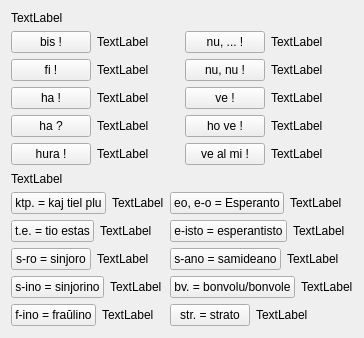
     <widget class="QWidget" name="tab_10">
      <attribute name="icon">
       <iconset resource="ikonoj.qrc">
        <normaloff>:/ikonoj/leciono.png</normaloff>:/ikonoj/leciono.png</iconset>
      </attribute>
      <attribute name="title">
       <string>10</string>
      </attribute>
      <layout class="QVBoxLayout" name="verticalLayout_114" stretch="0,0,1,0,0,3">
       <item>
        <widget class="titolo" name="Lec11_Label4">
         <property name="text">
          <string>TextLabel</string>
         </property>
        </widget>
       </item>
       <item>
        <layout class="QHBoxLayout" name="horizontalLayout_201">
         <item>
          <layout class="QVBoxLayout" name="verticalLayout_110">
           <item>
            <layout class="QHBoxLayout" name="horizontalLayout_191" stretch="3,1">
             <item>
              <widget class="neklakebla" name="pushButton_113">
               <property name="sizePolicy">
                <sizepolicy hsizetype="Maximum" vsizetype="Fixed">
                 <horstretch>0</horstretch>
                 <verstretch>0</verstretch>
                </sizepolicy>
               </property>
               <property name="text">
                <string>bis !</string>
               </property>
              </widget>
             </item>
             <item>
              <widget class="QLabel" name="Lec11_Label27">
               <property name="text">
                <string>TextLabel</string>
               </property>
               <property name="wordWrap">
                <bool>true</bool>
               </property>
              </widget>
             </item>
            </layout>
           </item>
           <item>
            <layout class="QHBoxLayout" name="horizontalLayout_192" stretch="3,1">
             <item>
              <widget class="neklakebla" name="pushButton_114">
               <property name="sizePolicy">
                <sizepolicy hsizetype="Maximum" vsizetype="Fixed">
                 <horstretch>0</horstretch>
                 <verstretch>0</verstretch>
                </sizepolicy>
               </property>
               <property name="text">
                <string>fi !</string>
               </property>
              </widget>
             </item>
             <item>
              <widget class="QLabel" name="Lec11_Label28">
               <property name="text">
                <string>TextLabel</string>
               </property>
               <property name="wordWrap">
                <bool>true</bool>
               </property>
              </widget>
             </item>
            </layout>
           </item>
           <item>
            <layout class="QHBoxLayout" name="horizontalLayout_193" stretch="3,1">
             <item>
              <widget class="neklakebla" name="pushButton_115">
               <property name="sizePolicy">
                <sizepolicy hsizetype="Maximum" vsizetype="Fixed">
                 <horstretch>0</horstretch>
                 <verstretch>0</verstretch>
                </sizepolicy>
               </property>
               <property name="text">
                <string>ha !</string>
               </property>
              </widget>
             </item>
             <item>
              <widget class="QLabel" name="Lec11_Label29">
               <property name="text">
                <string>TextLabel</string>
               </property>
               <property name="wordWrap">
                <bool>true</bool>
               </property>
              </widget>
             </item>
            </layout>
           </item>
           <item>
            <layout class="QHBoxLayout" name="horizontalLayout_194" stretch="3,1">
             <item>
              <widget class="neklakebla" name="pushButton_116">
               <property name="sizePolicy">
                <sizepolicy hsizetype="Maximum" vsizetype="Fixed">
                 <horstretch>0</horstretch>
                 <verstretch>0</verstretch>
                </sizepolicy>
               </property>
               <property name="text">
                <string>ha ?</string>
               </property>
              </widget>
             </item>
             <item>
              <widget class="QLabel" name="Lec11_Label36">
               <property name="text">
                <string>TextLabel</string>
               </property>
               <property name="wordWrap">
                <bool>true</bool>
               </property>
              </widget>
             </item>
            </layout>
           </item>
           <item>
            <layout class="QHBoxLayout" name="horizontalLayout_195" stretch="3,1">
             <item>
              <widget class="neklakebla" name="pushButton_117">
               <property name="sizePolicy">
                <sizepolicy hsizetype="Maximum" vsizetype="Fixed">
                 <horstretch>0</horstretch>
                 <verstretch>0</verstretch>
                </sizepolicy>
               </property>
               <property name="text">
                <string>hura !</string>
               </property>
              </widget>
             </item>
             <item>
              <widget class="QLabel" name="Lec11_Label30">
               <property name="text">
                <string>TextLabel</string>
               </property>
               <property name="wordWrap">
                <bool>true</bool>
               </property>
              </widget>
             </item>
            </layout>
           </item>
          </layout>
         </item>
         <item>
          <layout class="QVBoxLayout" name="verticalLayout_111">
           <item>
            <layout class="QHBoxLayout" name="horizontalLayout_196" stretch="3,1">
             <item>
              <widget class="neklakebla" name="pushButton_118">
               <property name="sizePolicy">
                <sizepolicy hsizetype="Maximum" vsizetype="Fixed">
                 <horstretch>0</horstretch>
                 <verstretch>0</verstretch>
                </sizepolicy>
               </property>
               <property name="text">
                <string>nu, ... !</string>
               </property>
              </widget>
             </item>
             <item>
              <widget class="QLabel" name="Lec11_Label31">
               <property name="text">
                <string>TextLabel</string>
               </property>
               <property name="wordWrap">
                <bool>true</bool>
               </property>
              </widget>
             </item>
            </layout>
           </item>
           <item>
            <layout class="QHBoxLayout" name="horizontalLayout_197" stretch="3,1">
             <item>
              <widget class="neklakebla" name="pushButton_119">
               <property name="sizePolicy">
                <sizepolicy hsizetype="Maximum" vsizetype="Fixed">
                 <horstretch>0</horstretch>
                 <verstretch>0</verstretch>
                </sizepolicy>
               </property>
               <property name="text">
                <string>nu, nu !</string>
               </property>
              </widget>
             </item>
             <item>
              <widget class="QLabel" name="Lec11_Label32">
               <property name="text">
                <string>TextLabel</string>
               </property>
               <property name="wordWrap">
                <bool>true</bool>
               </property>
              </widget>
             </item>
            </layout>
           </item>
           <item>
            <layout class="QHBoxLayout" name="horizontalLayout_198" stretch="3,1">
             <item>
              <widget class="neklakebla" name="pushButton_120">
               <property name="sizePolicy">
                <sizepolicy hsizetype="Maximum" vsizetype="Fixed">
                 <horstretch>0</horstretch>
                 <verstretch>0</verstretch>
                </sizepolicy>
               </property>
               <property name="text">
                <string>ve !</string>
               </property>
              </widget>
             </item>
             <item>
              <widget class="QLabel" name="Lec11_Label33">
               <property name="text">
                <string>TextLabel</string>
               </property>
               <property name="wordWrap">
                <bool>true</bool>
               </property>
              </widget>
             </item>
            </layout>
           </item>
           <item>
            <layout class="QHBoxLayout" name="horizontalLayout_199" stretch="3,1">
             <item>
              <widget class="neklakebla" name="pushButton_121">
               <property name="sizePolicy">
                <sizepolicy hsizetype="Maximum" vsizetype="Fixed">
                 <horstretch>0</horstretch>
                 <verstretch>0</verstretch>
                </sizepolicy>
               </property>
               <property name="text">
                <string>ho ve !</string>
               </property>
              </widget>
             </item>
             <item>
              <widget class="QLabel" name="Lec11_Label34">
               <property name="text">
                <string>TextLabel</string>
               </property>
               <property name="wordWrap">
                <bool>true</bool>
               </property>
              </widget>
             </item>
            </layout>
           </item>
           <item>
            <layout class="QHBoxLayout" name="horizontalLayout_200" stretch="3,1">
             <item>
              <widget class="neklakebla" name="pushButton_122">
               <property name="sizePolicy">
                <sizepolicy hsizetype="Maximum" vsizetype="Fixed">
                 <horstretch>0</horstretch>
                 <verstretch>0</verstretch>
                </sizepolicy>
               </property>
               <property name="text">
                <string>ve al mi !</string>
               </property>
              </widget>
             </item>
             <item>
              <widget class="QLabel" name="Lec11_Label35">
               <property name="text">
                <string>TextLabel</string>
               </property>
               <property name="wordWrap">
                <bool>true</bool>
               </property>
              </widget>
             </item>
            </layout>
           </item>
          </layout>
         </item>
        </layout>
       </item>
       <item>
        <spacer name="verticalSpacer_4">
         <property name="orientation">
          <enum>Qt::Vertical</enum>
         </property>
         <property name="sizeHint" stdset="0">
          <size>
           <width>20</width>
           <height>1</height>
          </size>
         </property>
        </spacer>
       </item>
       <item>
        <widget class="titolo" name="Lec11_Label37">
         <property name="text">
          <string>TextLabel</string>
         </property>
        </widget>
       </item>
       <item>
        <layout class="QHBoxLayout" name="horizontalLayout_202">
         <item>
          <layout class="QVBoxLayout" name="verticalLayout_112">
           <item>
            <layout class="QHBoxLayout" name="horizontalLayout_203" stretch="3,1">
             <item>
              <widget class="neklakebla" name="pushButton_123">
               <property name="sizePolicy">
                <sizepolicy hsizetype="Maximum" vsizetype="Fixed">
                 <horstretch>0</horstretch>
                 <verstretch>0</verstretch>
                </sizepolicy>
               </property>
               <property name="text">
                <string>ktp. = kaj tiel plu</string>
               </property>
              </widget>
             </item>
             <item>
              <widget class="QLabel" name="Lec11_Label38">
               <property name="text">
                <string>TextLabel</string>
               </property>
               <property name="wordWrap">
                <bool>true</bool>
               </property>
              </widget>
             </item>
            </layout>
           </item>
           <item>
            <layout class="QHBoxLayout" name="horizontalLayout_204" stretch="3,1">
             <item>
              <widget class="neklakebla" name="pushButton_124">
               <property name="sizePolicy">
                <sizepolicy hsizetype="Maximum" vsizetype="Fixed">
                 <horstretch>0</horstretch>
                 <verstretch>0</verstretch>
                </sizepolicy>
               </property>
               <property name="text">
                <string>t.e. = tio estas</string>
               </property>
              </widget>
             </item>
             <item>
              <widget class="QLabel" name="Lec11_Label39">
               <property name="text">
                <string>TextLabel</string>
               </property>
               <property name="wordWrap">
                <bool>true</bool>
               </property>
              </widget>
             </item>
            </layout>
           </item>
           <item>
            <layout class="QHBoxLayout" name="horizontalLayout_205" stretch="3,1">
             <item>
              <widget class="neklakebla" name="pushButton_125">
               <property name="sizePolicy">
                <sizepolicy hsizetype="Maximum" vsizetype="Fixed">
                 <horstretch>0</horstretch>
                 <verstretch>0</verstretch>
                </sizepolicy>
               </property>
               <property name="text">
                <string>s-ro = sinjoro</string>
               </property>
              </widget>
             </item>
             <item>
              <widget class="QLabel" name="Lec11_Label40">
               <property name="text">
                <string>TextLabel</string>
               </property>
               <property name="wordWrap">
                <bool>true</bool>
               </property>
              </widget>
             </item>
            </layout>
           </item>
           <item>
            <layout class="QHBoxLayout" name="horizontalLayout_206" stretch="3,1">
             <item>
              <widget class="neklakebla" name="pushButton_126">
               <property name="sizePolicy">
                <sizepolicy hsizetype="Maximum" vsizetype="Fixed">
                 <horstretch>0</horstretch>
                 <verstretch>0</verstretch>
                </sizepolicy>
               </property>
               <property name="text">
                <string>s-ino = sinjorino</string>
               </property>
              </widget>
             </item>
             <item>
              <widget class="QLabel" name="Lec11_Label47">
               <property name="text">
                <string>TextLabel</string>
               </property>
               <property name="wordWrap">
                <bool>true</bool>
               </property>
              </widget>
             </item>
            </layout>
           </item>
           <item>
            <layout class="QHBoxLayout" name="horizontalLayout_207" stretch="3,1">
             <item>
              <widget class="neklakebla" name="pushButton_127">
               <property name="sizePolicy">
                <sizepolicy hsizetype="Maximum" vsizetype="Fixed">
                 <horstretch>0</horstretch>
                 <verstretch>0</verstretch>
                </sizepolicy>
               </property>
               <property name="text">
                <string>f-ino = fraŭlino</string>
               </property>
              </widget>
             </item>
             <item>
              <widget class="QLabel" name="Lec11_Label41">
               <property name="text">
                <string>TextLabel</string>
               </property>
               <property name="wordWrap">
                <bool>true</bool>
               </property>
              </widget>
             </item>
            </layout>
           </item>
          </layout>
         </item>
         <item>
          <layout class="QVBoxLayout" name="verticalLayout_113">
           <item>
            <layout class="QHBoxLayout" name="horizontalLayout_208" stretch="3,1">
             <item>
              <widget class="neklakebla" name="pushButton_128">
               <property name="sizePolicy">
                <sizepolicy hsizetype="Maximum" vsizetype="Fixed">
                 <horstretch>0</horstretch>
                 <verstretch>0</verstretch>
                </sizepolicy>
               </property>
               <property name="text">
                <string>eo, e-o = Esperanto</string>
               </property>
              </widget>
             </item>
             <item>
              <widget class="QLabel" name="Lec11_Label42">
               <property name="text">
                <string>TextLabel</string>
               </property>
               <property name="wordWrap">
                <bool>true</bool>
               </property>
              </widget>
             </item>
            </layout>
           </item>
           <item>
            <layout class="QHBoxLayout" name="horizontalLayout_209" stretch="3,1">
             <item>
              <widget class="neklakebla" name="pushButton_129">
               <property name="sizePolicy">
                <sizepolicy hsizetype="Maximum" vsizetype="Fixed">
                 <horstretch>0</horstretch>
                 <verstretch>0</verstretch>
                </sizepolicy>
               </property>
               <property name="text">
                <string>e-isto = esperantisto</string>
               </property>
              </widget>
             </item>
             <item>
              <widget class="QLabel" name="Lec11_Label43">
               <property name="text">
                <string>TextLabel</string>
               </property>
               <property name="wordWrap">
                <bool>true</bool>
               </property>
              </widget>
             </item>
            </layout>
           </item>
           <item>
            <layout class="QHBoxLayout" name="horizontalLayout_210" stretch="3,1">
             <item>
              <widget class="neklakebla" name="pushButton_130">
               <property name="sizePolicy">
                <sizepolicy hsizetype="Maximum" vsizetype="Fixed">
                 <horstretch>0</horstretch>
                 <verstretch>0</verstretch>
                </sizepolicy>
               </property>
               <property name="text">
                <string>s-ano = samideano</string>
               </property>
              </widget>
             </item>
             <item>
              <widget class="QLabel" name="Lec11_Label44">
               <property name="text">
                <string>TextLabel</string>
               </property>
               <property name="wordWrap">
                <bool>true</bool>
               </property>
              </widget>
             </item>
            </layout>
           </item>
           <item>
            <layout class="QHBoxLayout" name="horizontalLayout_211" stretch="3,1">
             <item>
              <widget class="neklakebla" name="pushButton_131">
               <property name="sizePolicy">
                <sizepolicy hsizetype="Maximum" vsizetype="Fixed">
                 <horstretch>0</horstretch>
                 <verstretch>0</verstretch>
                </sizepolicy>
               </property>
               <property name="text">
                <string>bv. = bonvolu/bonvole</string>
               </property>
              </widget>
             </item>
             <item>
              <widget class="QLabel" name="Lec11_Label45">
               <property name="text">
                <string>TextLabel</string>
               </property>
               <property name="wordWrap">
                <bool>true</bool>
               </property>
              </widget>
             </item>
            </layout>
           </item>
           <item>
            <layout class="QHBoxLayout" name="horizontalLayout_212" stretch="3,1">
             <item>
              <widget class="neklakebla" name="pushButton_132">
               <property name="sizePolicy">
                <sizepolicy hsizetype="Maximum" vsizetype="Fixed">
                 <horstretch>0</horstretch>
                 <verstretch>0</verstretch>
                </sizepolicy>
               </property>
               <property name="text">
                <string>str. = strato</string>
               </property>
              </widget>
             </item>
             <item>
              <widget class="QLabel" name="Lec11_Label46">
               <property name="text">
                <string>TextLabel</string>
               </property>
               <property name="wordWrap">
                <bool>true</bool>
               </property>
              </widget>
             </item>
            </layout>
           </item>
          </layout>
         </item>
        </layout>
       </item>
       <item>
        <spacer name="verticalSpacer_7">
         <property name="orientation">
          <enum>Qt::Vertical</enum>
         </property>
         <property name="sizeHint" stdset="0">
          <size>
           <width>20</width>
           <height>1</height>
          </size>
         </property>
        </spacer>
       </item>
      </layout>
     </widget>
